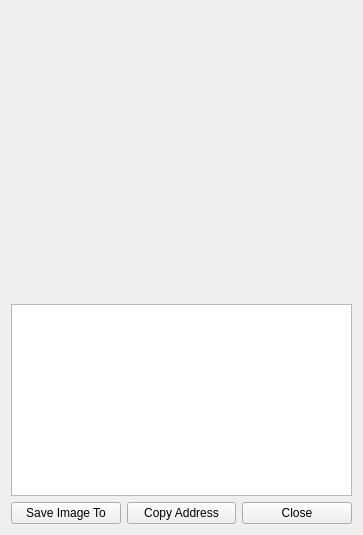
<?xml version="1.0" encoding="UTF-8"?>
<ui version="4.0">
 <class>QRcodeWindow</class>
 <widget class="QWidget" name="QRcodeWindow">
  <property name="geometry">
   <rect>
    <x>0</x>
    <y>0</y>
    <width>363</width>
    <height>535</height>
   </rect>
  </property>
  <property name="windowTitle">
   <string>Form</string>
  </property>
  <layout class="QGridLayout" name="gridLayout_2">
   <item row="0" column="0">
    <layout class="QGridLayout" name="gridLayout">
     <item row="0" column="0">
      <widget class="QLabel" name="lblQR">
       <property name="sizePolicy">
        <sizepolicy hsizetype="Expanding" vsizetype="Expanding">
         <horstretch>0</horstretch>
         <verstretch>0</verstretch>
        </sizepolicy>
       </property>
       <property name="minimumSize">
        <size>
         <width>256</width>
         <height>256</height>
        </size>
       </property>
       <property name="text">
        <string/>
       </property>
       <property name="alignment">
        <set>Qt::AlignCenter</set>
       </property>
      </widget>
     </item>
     <item row="2" column="0">
      <layout class="QHBoxLayout" name="horizontalLayout">
       <item>
        <widget class="QPushButton" name="btnSaveTo">
         <property name="text">
          <string>Save Image To</string>
         </property>
        </widget>
       </item>
       <item>
        <widget class="QPushButton" name="btnCopy">
         <property name="text">
          <string>Copy Address</string>
         </property>
        </widget>
       </item>
       <item>
        <widget class="QPushButton" name="btnClose">
         <property name="text">
          <string>Close</string>
         </property>
         <property name="shortcut">
          <string>Space</string>
         </property>
        </widget>
       </item>
      </layout>
     </item>
     <item row="1" column="0">
      <widget class="QTextEdit" name="teContent">
       <property name="sizePolicy">
        <sizepolicy hsizetype="Minimum" vsizetype="Minimum">
         <horstretch>0</horstretch>
         <verstretch>0</verstretch>
        </sizepolicy>
       </property>
       <property name="readOnly">
        <bool>true</bool>
       </property>
      </widget>
     </item>
    </layout>
   </item>
  </layout>
 </widget>
 <resources/>
 <connections/>
</ui>
